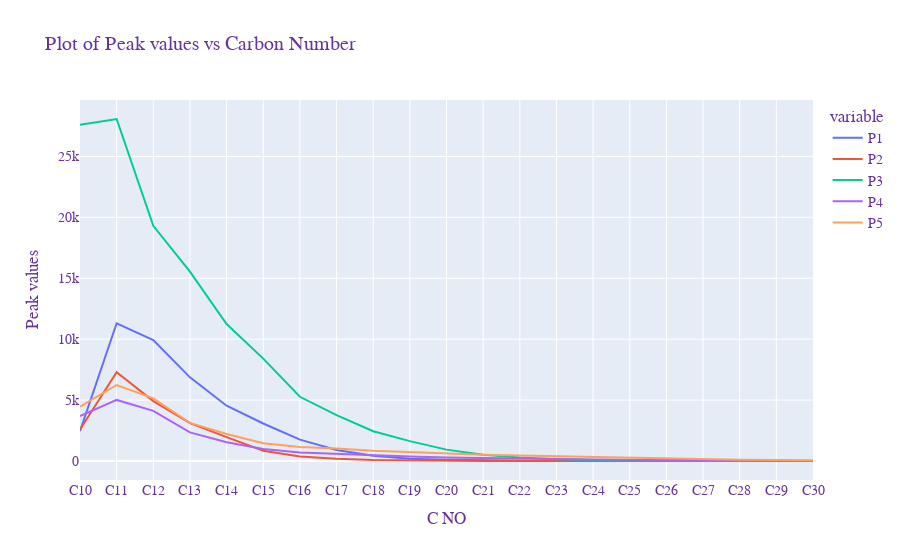

Notebook code cell kept with this figure:
### Code cell
fig = px.line(doil, x="C NO", y=["P1","P2","P3","P4","P5"],
                 labels={"value": "Peak values"}, title="Plot of Peak values vs Carbon Number")

fig.update_layout(
    
    font=dict(
        family="Courier New, monospace",
        size=14,
        color="RebeccaPurple")
    )

fig.show()

### Figure 1 — Plotly figure (JSON) as saved in the notebook; plotly's stock layout.template omitted (floating-point values rounded to 4 significant figures)
{"data": [{"hovertemplate": "variable=P1<br>C NO=%{x}<br>Peak values=%{y}<extra></extra>", "legendgroup": "P1", "line": {"color": "#636efa", "dash": "solid"}, "mode": "lines", "name": "P1", "orientation": "v", "showlegend": true, "type": "scatter", "x": ["C10", "C11", "C12", "C13", "C14", "C15", "C16", "C17", "C18", "C19", "C20", "C21", "C22", "C23", "C24", "C25", "C26", "C27", "C28", "C29", "C30"], "xaxis": "x", "y": [2452.0, 11300.0, 9932.0, 6864.0, 4538.0, 3077.0, 1752.0, 899.5, 425.6, 194.7, 109.4, 53.56, 28.73, 0, 0, 0, 0, 0, 0, 0, 0], "yaxis": "y"}, {"hovertemplate": "variable=P2<br>C NO=%{x}<br>Peak values=%{y}<extra></extra>", "legendgroup": "P2", "line": {"color": "#EF553B", "dash": "solid"}, "mode": "lines", "name": "P2", "orientation": "v", "showlegend": true, "type": "scatter", "x": ["C10", "C11", "C12", "C13", "C14", "C15", "C16", "C17", "C18", "C19", "C20", "C21", "C22", "C23", "C24", "C25", "C26", "C27", "C28", "C29", "C30"], "xaxis": "x", "y": [2579.0, 7294.0, 4914.0, 3112.0, 1958.0, 839.4, 373.4, 176.7, 73.46, 31.15, 0, 0, 0, 0, 0, 0, 0, 0, 0, 0, 0], "yaxis": "y"}, {"hovertemplate": "variable=P3<br>C NO=%{x}<br>Peak values=%{y}<extra></extra>", "legendgroup": "P3", "line": {"color": "#00cc96", "dash": "solid"}, "mode": "lines", "name": "P3", "orientation": "v", "showlegend": true, "type": "scatter", "x": ["C10", "C11", "C12", "C13", "C14", "C15", "C16", "C17", "C18", "C19", "C20", "C21", "C22", "C23", "C24", "C25", "C26", "C27", "C28", "C29", "C30"], "xaxis": "x", "y": [27590.0, 28070.0, 19300.0, 15550.0, 11240.0, 8405.0, 5270.0, 3760.0, 2442.0, 1634.0, 933.8, 512.3, 295.4, 149.6, 87.73, 39.93, 24.25, 0, 0, 0, 0], "yaxis": "y"}, {"hovertemplate": "variable=P4<br>C NO=%{x}<br>Peak values=%{y}<extra></extra>", "legendgroup": "P4", "line": {"color": "#ab63fa", "dash": "solid"}, "mode": "lines", "name": "P4", "orientation": "v", "showlegend": true, "type": "scatter", "x": ["C10", "C11", "C12", "C13", "C14", "C15", "C16", "C17", "C18", "C19", "C20", "C21", "C22", "C23", "C24", "C25", "C26", "C27", "C28", "C29", "C30"], "xaxis": "x", "y": [3685, 5012.0, 4117.0, 2345.0, 1543.0, 978.6, 690.2, 583.3, 422.7, 362.9, 293.3, 236.2, 206.4, 170.8, 132, 109.8, 85.22, 67.89, 52.75, 43.78, 0], "yaxis": "y"}, {"hovertemplate": "variable=P5<br>C NO=%{x}<br>Peak values=%{y}<extra></extra>", "legendgroup": "P5", "line": {"color": "#FFA15A", "dash": "solid"}, "mode": "lines", "name": "P5", "orientation": "v", "showlegend": true, "type": "scatter", "x": ["C10", "C11", "C12", "C13", "C14", "C15", "C16", "C17", "C18", "C19", "C20", "C21", "C22", "C23", "C24", "C25", "C26", "C27", "C28", "C29", "C30"], "xaxis": "x", "y": [4459.0, 6239.0, 5145.0, 3130.0, 2212.0, 1455.0, 1142.0, 1026.0, 834.5, 724.3, 612.2, 520.9, 460.2, 398.3, 322.1, 265.0, 193.5, 167.3, 112.3, 86.62, 56.56], "yaxis": "y"}], "layout": {"autosize": true, "font": {"color": "RebeccaPurple", "family": "Courier New, monospace", "size": 14}, "legend": {"title": {"text": "variable"}, "tracegroupgap": 0}, "title": {"text": "Plot of Peak values vs Carbon Number"}, "xaxis": {"anchor": "y", "autorange": true, "domain": [0, 1], "range": [0, 20], "title": {"text": "C NO"}, "type": "category"}, "yaxis": {"anchor": "x", "autorange": true, "domain": [0, 1], "range": [-1560.0, 29630.0], "title": {"text": "Peak values"}, "type": "linear"}}}
